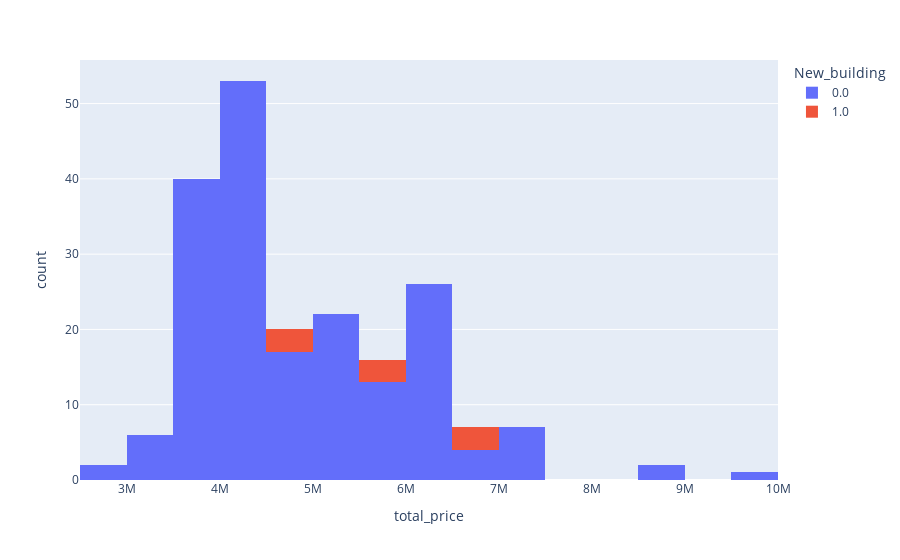

The notebook cell saved with this chart:
### Code cell
fig = px.histogram(one_flat[one_flat.district=="Выборгский"], x="total_price"
                   , nbins=20, color="New_building")
fig.show()

### Figure 1 — Plotly figure (JSON) as saved in the notebook; plotly's stock layout.template omitted (floating-point values rounded to 4 significant figures; data arrays with more than 128 entries replaced by an {"elided": "..."} marker saying what was removed)
{"data": [{"alignmentgroup": "True", "bingroup": "x", "hoverlabel": {"namelength": 0}, "hovertemplate": "New_building=0.0<br>total_price=%{x}<br>count=%{y}", "legendgroup": "0.0", "marker": {"color": "#636efa"}, "name": "0.0", "nbinsx": 20, "offsetgroup": "0.0", "orientation": "v", "showlegend": true, "type": "histogram", "x": {"elided": "193 int values"}, "xaxis": "x", "yaxis": "y"}, {"alignmentgroup": "True", "bingroup": "x", "hoverlabel": {"namelength": 0}, "hovertemplate": "New_building=1.0<br>total_price=%{x}<br>count=%{y}", "legendgroup": "1.0", "marker": {"color": "#EF553B"}, "name": "1.0", "nbinsx": 20, "offsetgroup": "1.0", "orientation": "v", "showlegend": true, "type": "histogram", "x": [5500000, 6695575, 5500000, 6762531, 5500000, 6762531, 4659430, 4647694, 4682903], "xaxis": "x", "yaxis": "y"}], "layout": {"barmode": "relative", "legend": {"title": {"text": "New_building"}, "tracegroupgap": 0}, "margin": {"t": 60}, "xaxis": {"anchor": "y", "domain": [0, 1], "title": {"text": "total_price"}}, "yaxis": {"anchor": "x", "domain": [0, 1], "title": {"text": "count"}}}}
